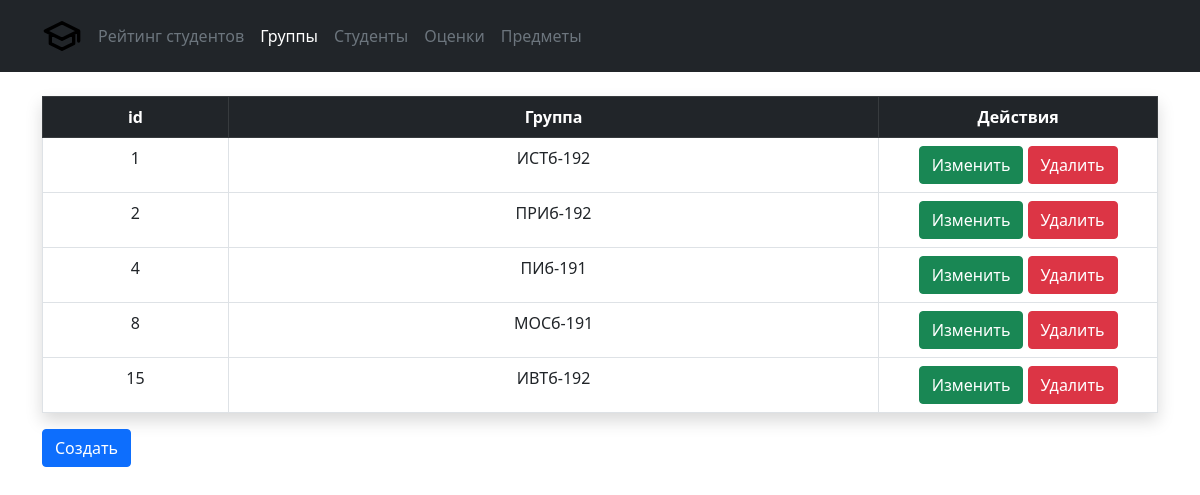
Before: /pages/group.php with the older database file.
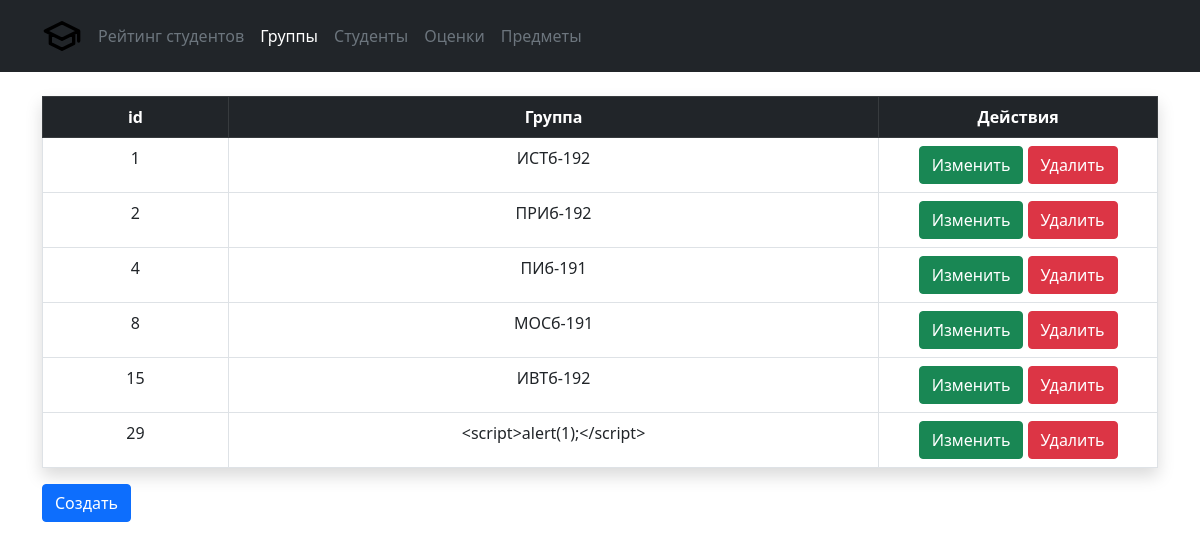
After: the same page with the newer database file.
### tables this page shows
CREATE TABLE `groups` (
  `group_id` int(11) UNSIGNED NOT NULL,
  `group_name` varchar(45) NOT NULL
);

### logic/controllers/readController.php (called while the page is built, shortened)
<?php
class ReadController
{
	static public function readGroup($pdo) {
		$sql = $pdo->prepare("SELECT * FROM groups");
		$sql->execute();
		$result = $sql->fetchALL(PDO::FETCH_OBJ);
		return $result;
	}
}

### logic/logic.php (called while the page is built, shortened)
<?php
include_once 'db.php';
include_once 'controllers/readController.php';
$uri = $_SERVER['REQUEST_URI'];
$file_name = basename(parse_url($uri, PHP_URL_PATH));
switch ($file_name) {
	case 'group.php':
		$page_data = ReadController::readGroup($pdo);
		break;
}

### pages/group.php (the view, shortened to what this page needs)
<?php include_once '../logic/logic.php';
?>
<!doctype html>
<html lang="ru">
<head>
  <link href="../src/css/bootstrap.min.css" rel="stylesheet">
</head>
<body>
  <header class="p-3 bg-dark text-white">
    <div class="container">
      <div class="d-flex flex-wrap align-items-center justify-content-center justify-content-lg-start">
        <a href="#" class="d-flex align-items-center mb-2 mb-lg-0 text-white text-decoration-none">
          <svg class="bi me-2" width="40" height="40" viewBox="0 0 24 24" fill="none"
            xmlns="http://www.w3.org/2000/svg">
            <path d="M22 9L12 4L2 9L12 14L22 9ZM22 9V15M19 10.5V16.5L12 20L5 16.5V10.5" stroke="#000000"
              stroke-width="2" stroke-linecap="round" stroke-linejoin="round" />
          </svg>
        </a>
        <ul class="nav col-12 col-lg-auto me-lg-auto mb-2 justify-content-center mb-md-0">
          <li><a href="rating.php" class="nav-link px-2 text-secondary" id="rating_page">Рейтинг студентов</a></li>
          <li><a href="group.php" class="nav-link px-2 text-white" id="group_page">Группы</a></li>
          <li><a href="students.php" class="nav-link px-2 text-secondary" id="student_page">Студенты</a></li>
          <li><a href="grades.php" class="nav-link px-2 text-secondary" id="grades_page">Оценки</a></li>
          <li><a href="subject.php" class="nav-link px-2 text-secondary" id="subject_page">Предметы</a></li>
        </ul>
      </div>
    </div>
  </header>
  <div class="container">
    <div class="row">
      <div class="col-12">
        <table class="table shadow table-bordered mt-4 text-center">
          <thead class="table-dark">
            <tr>
              <th class="col-2">id</th>
              <th class="">Группа</th>
              <th class="col-3">Действия</th>
            </tr>
          </thead>
          <tbody>
            <?php foreach ($page_data as $res) { ?>
              <tr>
                <td>
                  <?php echo $res->group_id; ?>
                </td>
                <td>
                  <?php echo htmlspecialchars($res->group_name); ?>
                </td>
                <td>
                  <a href="?id=<?php echo $res->group_id; ?>" class="btn btn-success" data-bs-toggle="modal"
                    data-bs-target="#edit<?php echo $res->group_id; ?>">Изменить</a>
                  <a href="" class="btn btn-danger" data-bs-toggle="modal"
                    data-bs-target="#delete<?php echo $res->group_id; ?>">Удалить</a>
                </td>
              </tr>
            <?php } ?>
          </tbody>
        </table>
        <button type="button" class="btn btn-primary mb-3" data-bs-toggle="modal" data-bs-target="#create">
          Создать
        </button>
      </div>
    </div>
  </div>
</body>
</html>

Changed rows visible on the page:
added groups: group_id "29", group_name "<script>alert(1);</script>"
